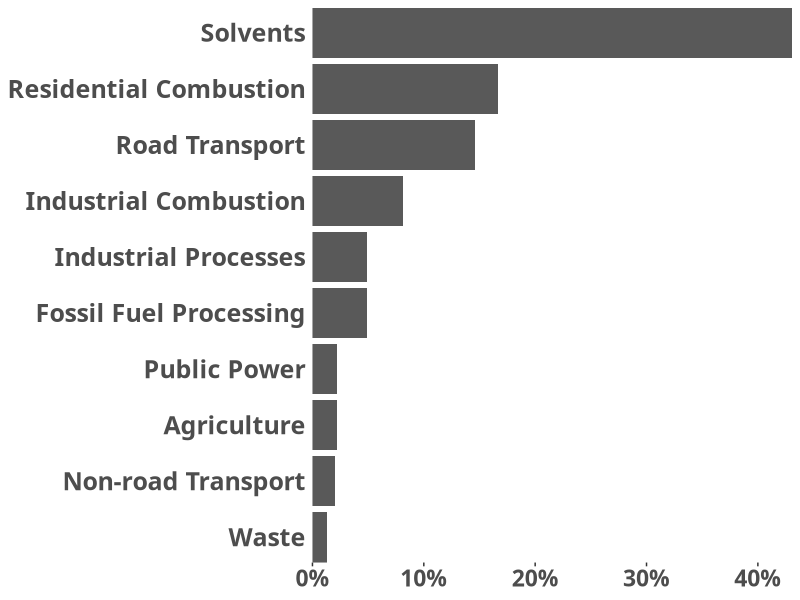

R code for this plot:
library(ggplot2)
library(scales)
library(dplyr)
library(ggthemes)
library(Cairo)

Label = c("Public Power", "Residential Combustion", "Industrial Combustion", "Industrial Processes", "Fossil Fuel Processing", "Solvents", "Road Transport", "Non-road Transport", "Waste", "Agriculture")
Ratio = c(.022, .167, .081, .049, .049, .431, .146, .02, .013, .022)
data = data.frame(Label, Ratio)
data = transform(data, Label = reorder(Label, Ratio))

plot = ggplot(data, aes(x = Label, y = Ratio))
plot = plot + geom_bar(stat = "identity")
plot = plot + coord_flip()
plot = plot + theme_tufte()
plot = plot + theme(axis.title = element_blank())
plot = plot + theme(axis.ticks.y = element_blank())
plot = plot + scale_y_continuous(labels = percent, expand = c(0,0))
plot = plot + scale_x_discrete(expand = c(0,0))
plot = plot + theme(axis.text.x = element_text(family = "NimbusSanCond", size = 16.5, face = "bold"))
plot = plot + theme(axis.text.y = element_text(family = "NimbusSanCond", size = 18, face = "bold"))

Cairo(file = "Sector_conributions.pdf", type = "pdf", bg = "transparent", unit = "cm", width = 16.5, height = 20.3)
print(plot)
dev.off() 
